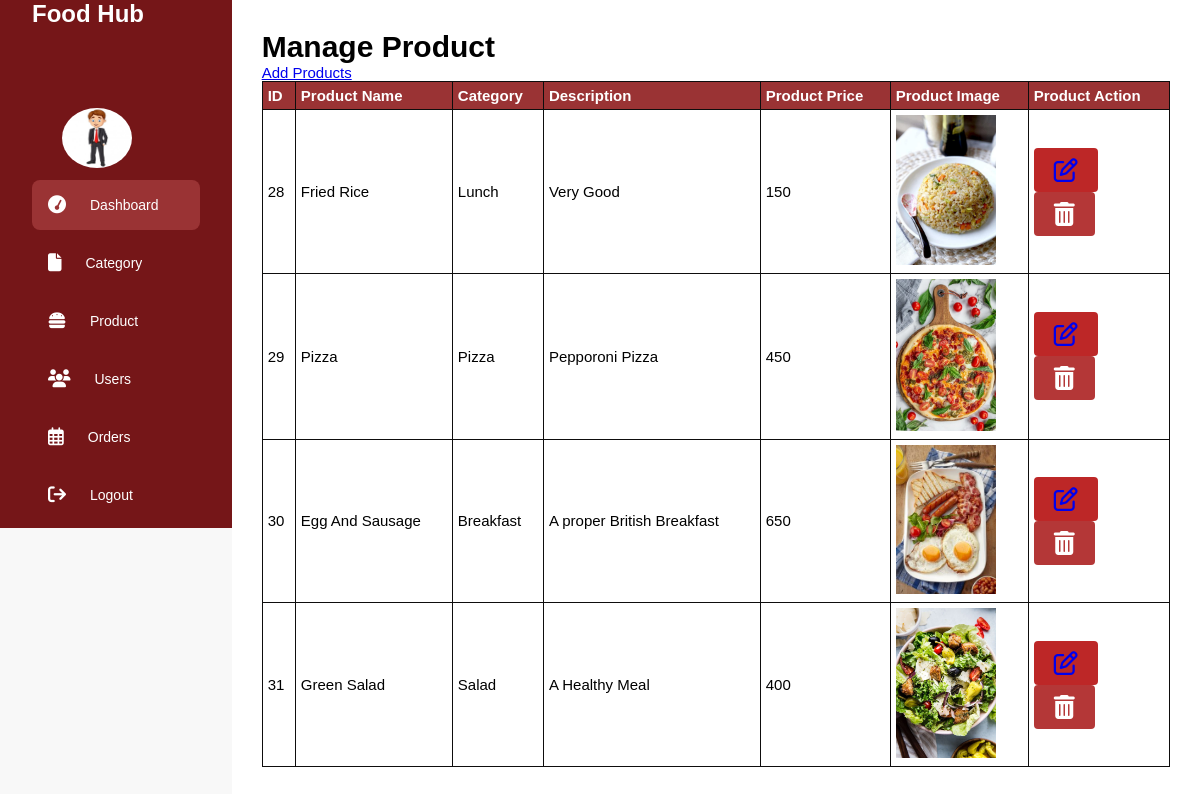
The app's page /admin/product.php (signed in) with its own data.
### tables this page shows
CREATE TABLE `products` (
  `id` int(10) UNSIGNED NOT NULL,
  `name` varchar(255) NOT NULL,
  `description` text DEFAULT NULL,
  `price` double NOT NULL,
  `image` varchar(255) DEFAULT NULL,
  `category_id` int(10) UNSIGNED NOT NULL
);

CREATE TABLE `categories` (
  `id` int(10) UNSIGNED NOT NULL,
  `name` varchar(255) NOT NULL,
  `image` varchar(255) DEFAULT NULL
);

### admin/product.php (the view, shortened to what this page needs)
<?php
include 'layouts/header.php';
?>
    <div class="row">
        <div class="col-md-12">
            <h1>Manage Product</h1>
            <a href="add-products.php">Add Products</a>
            <table class="table">
                <thead>
                    <tr>
                        <th> ID</th>
                        <th>Product Name</th>
                        <th>Category</th>
                        <th>Description</th>
                        <th>Product Price</th>
                        <th>Product Image</th>
                        <th>Product Action</th>
                    </tr>
                </thead>
                <tbody>
                <?php
                        $sql = "SELECT products.*, categories.name as category_name FROM products LEFT JOIN categories ON categories.id = products.category_id";
                        $results = mysqli_query($conn, $sql);
                            if (mysqli_num_rows($results) > 0) {
                                while ($row = mysqli_fetch_assoc($results)) {
                                echo "<tr>";
                                echo "<td>" . $row['id'] . "</td>";
                                echo "<td>" . ucwords($row['name']) . "</td>";
                                echo "<td>" . ucwords($row['category_name']) . "</td>";
                                echo "<td>" . $row['description'] . "</td>";
                                echo "<td>" . $row['price'] . "</td>";
                                echo "<td><img src=\"../uploads/products/" . $row['image'] . "\" width=\"100px\" ></td>";
                                echo "<td>
                                        <button class='btn btn-primary'><a href='add-products.php?id=" . $row['id'] . "'><i class='far fa-edit' style='font-size:24px'></i></a></button>
                                        <form method='POST'>
                                            <input type='hidden' name='product_id' value='" . $row['id'] . "'>
                                            <button type='submit' class='btn btn-danger' name='delete'><i class='fas fa-trash-alt' style='font-size:24px'></i></button>
                                        </form>
                                      </td>";
                                echo "</tr>";
                            }
                        } else {
                            echo "<tr><td colspan='2'>No product found</td></tr>";
                        }
                        ?>
                </tbody>
            </table>
        </div>
    </div>

### admin/style1.css (style rules this page uses)
* { margin: 0; padding: 0; border: none; outline: none; box-sizing: border-box; font-family: "Poppins",sans-serif; }
body { display: flex; }
.table { width: 100%; border-collapse: collapse; }
.table th,.table td { border: 1px solid #0e0d0d; padding: 5px; text-align: left; }
.table th { background-color:#9a3334; color: #fff; }
.table tbody tr { background-color:#fff; }
.btn-info,.btn-danger { padding: 5px 10px; text-decoration: none; cursor: pointer; }
.btn-danger { background-color: #68d94f; }
body { font-family: Arial, sans-serif; background-color: #f8f8f8; margin: 0; padding: 0; }
.row { margin-bottom: 20px; }
.btn { padding: 10px 20px; border: none; border-radius: 4px; cursor: pointer; }
.btn-primary { background-color: #bd2727; color: white; }
.btn-danger { background-color: #b43737; color: white; }
body { font-family: Arial, sans-serif; margin: 0; padding: 0; }
.row { display: flex; flex-wrap: wrap; margin-bottom: 20px; }
.col-md-6, .col-md-12 { flex: 1; padding: 10px; font-size: 15px; }

### records on screen
products: id "28", name "Fried Rice", category.name "Lunch", description "Very Good", price "150", image (picture)
products: id "29", name "Pizza", category.name "Pizza", description "Pepporoni Pizza", price "450", image (picture)
products: id "30", name "Egg And Sausage", category.name "Breakfast", description "A proper British Breakfast", price "650", image (picture)
products: id "31", name "Green Salad", category.name "Salad", description "A Healthy Meal", price "400", image (picture)
